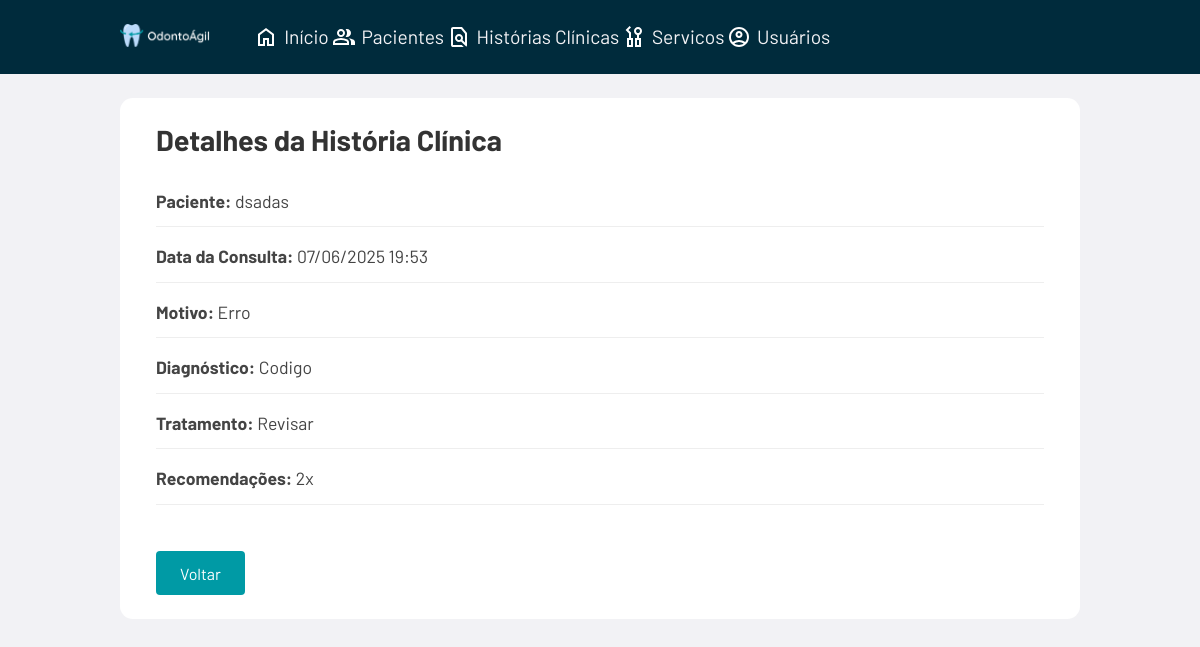
Screenshot of /historia_clinica/detalhes/1/8/ with the database file from the repository.
### odontoagil/models.py (models this page shows, shortened)
class Paciente(models.Model):
    nome_completo = models.CharField(max_length=200)
    telefone = models.CharField(max_length=20, blank=True)
    email = models.EmailField(blank=True)
    idade = models.IntegerField()
    sexo = models.CharField(max_length=10)
    data_nascimento = models.DateField()
    cpf = models.CharField(max_length=14, unique=True)
    estado_civil = models.CharField(max_length=20, blank=True)
    rg = models.CharField(max_length=20, blank=True)
    cidade = models.CharField(max_length=100)
    estado = models.CharField(max_length=50)
    profissao = models.CharField(max_length=100, blank=True)
    nome_mae = models.CharField(max_length=200, blank=True)
    nome_pai = models.CharField(max_length=200, blank=True)
    nome_contato_familiar = models.CharField(max_length=200, blank=True)
    grau_parentesco = models.CharField(max_length=100, blank=True)
    telefone_contato_familiar = models.CharField(max_length=20, blank=True)

class HistoriaClinica(models.Model):
    paciente = models.ForeignKey(Paciente, on_delete=models.CASCADE, related_name='historias_clinicas')
    motivo = models.TextField(blank=True)
    diagnostico = models.TextField(blank=True)
    tratamento = models.TextField(blank=True)
    recomendacoes = models.TextField(blank=True)
    data_criacao = models.DateTimeField(auto_now_add=True)

### odontoagil/views.py (the view)
# urls.py: path('historia_clinica/detalhes/<int:paciente_id>/<int:historia_id>/', views.detalhes_historia_clinica, name='detalhes_historia_clinica'),
def detalhes_historia_clinica(request, paciente_id, historia_id):
    paciente = get_object_or_404(Paciente, id=paciente_id)
    historia = get_object_or_404(HistoriaClinica, id=historia_id, paciente=paciente)
    context = {
        'paciente': paciente,
        'historia': historia,
    }
    return render(request, 'historia_clinica/detalhes_historia_clinica.html', context)

### odontoagil/templates/historia_clinica/detalhes_historia_clinica.html
{% extends 'base.html' %}
{% load static %}
{% block extra_css %}
<link rel="stylesheet" href="{% static 'css/pacientes/detalhes_paciente.css' %}">
{% endblock %}
{% block content %}
<h2>Detalhes da História Clínica</h2>
<div class="detalhes-paciente">
    <p><strong>Paciente:</strong> {{ paciente.nome_completo }}</p>
    <p><strong>Data da Consulta:</strong> {{ historia.data_criacao|date:"d/m/Y H:i" }}</p>
    <p><strong>Motivo:</strong> {{ historia.motivo }}</p>
    <p><strong>Diagnóstico:</strong> {{ historia.diagnostico }}</p>
    <p><strong>Tratamento:</strong> {{ historia.tratamento }}</p>
    <p><strong>Recomendações:</strong> {{ historia.recomendacoes }}</p>
</div>
<a href="{% url 'historia_clinica' %}" class="botao-voltar">Voltar</a>
{% endblock %}

### odontoagil/static/css/base.css (style rules this page uses)
:root { --primary-color: #002B3C; --secondary-color: #009AA5; --background-color: #f2f2f5; --text-color: #000E13; }
* { margin: 0; padding: 0; box-sizing: border-box; }
body { font-family: 'Barlow', sans-serif; background-color: var(--background-color); color: var(--text-color); max-width: 100dvw; min-height: 100dvh; }

### odontoagil/static/css/pacientes/detalhes_paciente.css (style rules this page uses)
h2 { font-size: 1.8em; margin-bottom: 1em; color: #333; }
.detalhes-paciente { line-height: 1.8; font-size: 1.1em; color: #444; }
.detalhes-paciente p { margin-bottom: 0.8em; border-bottom: 1px solid #eee; padding-bottom: 0.5em; }
.botao-voltar { display: inline-block; margin-top: 2em; padding: 0.8em 1.5em; background-color: #009AA5; color: white; text-decoration: none; border-radius: 4px; font-size: 1em; transition: background-color 0.3s ease; }

### rows the page displays
Paciente: nome_completo "dsadas"
HistoriaClinica: data_criacao "07/06/2025 19:53", motivo "Erro", diagnostico "Codigo", tratamento "Revisar", recomendacoes "2x"
